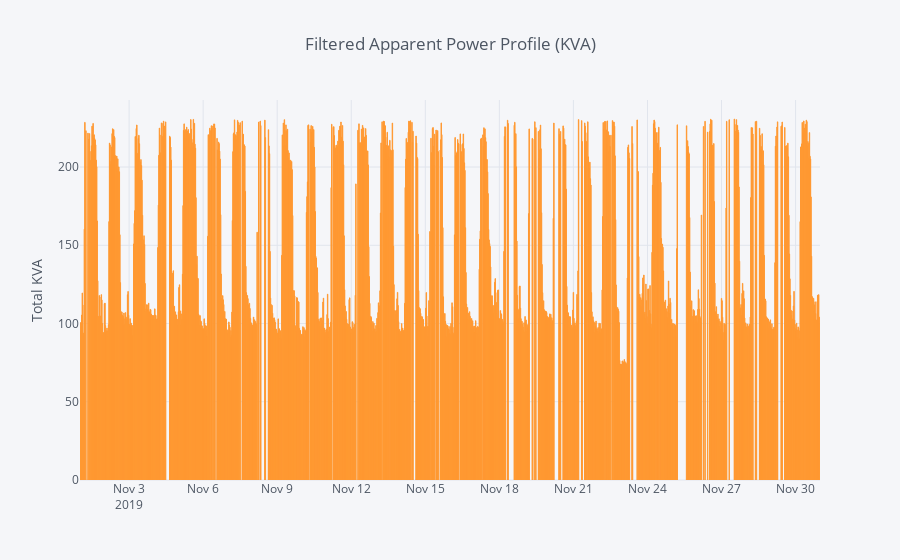

This figure's notebook cell:
### Code cell
fResults['KVA'].iplot(kind='bar', yTitle='Total KVA', title='Filtered Apparent Power Profile (KVA)')
print("FILTERED TOTAL KVA MAX: {:.3f}".format( fResults['KVA'].max() ))

### Figure 1 — Plotly figure (JSON) as saved in the notebook; plotly's stock layout.template omitted (floating-point values rounded to 4 significant figures; data arrays with more than 128 entries replaced by an {"elided": "..."} marker saying what was removed)
{"data": [{"marker": {"color": "rgba(255, 153, 51, 0.6)", "line": {"color": "rgba(255, 153, 51, 1.0)", "width": 1}}, "name": "KVA", "orientation": "v", "text": "", "type": "bar", "uid": "83e70a3b-b0b7-49b9-ba88-5b252d442aa1", "x": {"elided": "1223 str values"}, "y": {"elided": "1223 float values"}}], "layout": {"legend": {"bgcolor": "#F5F6F9", "font": {"color": "#4D5663"}}, "paper_bgcolor": "#F5F6F9", "plot_bgcolor": "#F5F6F9", "title": {"font": {"color": "#4D5663"}, "text": "Filtered Apparent Power Profile (KVA)"}, "xaxis": {"gridcolor": "#E1E5ED", "showgrid": true, "tickfont": {"color": "#4D5663"}, "title": {"font": {"color": "#4D5663"}, "text": ""}, "zerolinecolor": "#E1E5ED"}, "yaxis": {"gridcolor": "#E1E5ED", "showgrid": true, "tickfont": {"color": "#4D5663"}, "title": {"font": {"color": "#4D5663"}, "text": "Total KVA"}, "zerolinecolor": "#E1E5ED"}}}
